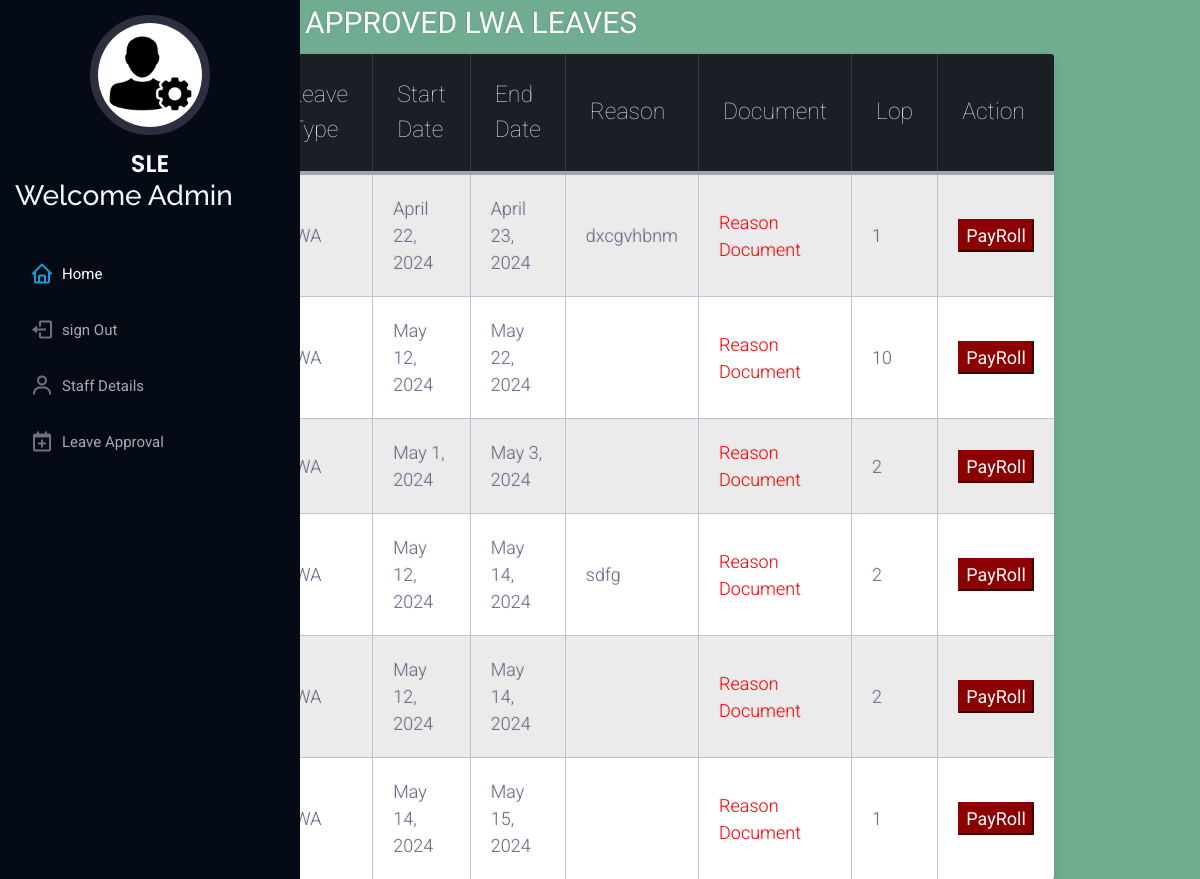
The app's page /AdminApp/lwa_approves with its own data.
### LeaveApp/models.py (models this page shows)
class leave_reg_lwa(models.Model):
    sn = models.CharField(max_length=25)
    st = models.CharField(max_length=25)
    lt = models.CharField(max_length=25)
    lop = models.IntegerField()
    md = models.FileField(upload_to='medical')
    start = models.DateField()
    end = models.DateField()
    rs = models.TextField()
    rd = models.IntegerField()
    approved = models.BooleanField(default=False)

### AdminApp/views.py (the view)
# urls.py: path('lwa_approves',views.lwa_approves),
def lwa_approves(request):
   app = leave_reg_lwa.objects.filter(approved=True)
   return render(request, 'lwa_approves.html', {'approved': app})

### Templates/lwa_approves.html (shortened to what this page needs)
{% load static %}
<!DOCTYPE html>
<html lang="en">
<head>
  <link href="{% static 'assets/vendor/aos/aos.css' %}" rel="stylesheet">
  <link href="{% static 'assets/vendor/bootstrap/css/bootstrap.min.css' %}" rel="stylesheet">
  <link href="{% static 'assets/vendor/bootstrap-icons/bootstrap-icons.css' %}" rel="stylesheet">
  <link href="{% static 'assets/vendor/boxicons/css/boxicons.min.css' %}" rel="stylesheet">
  <link href="{% static 'assets/vendor/glightbox/css/glightbox.min.css' %}" rel="stylesheet">
  <link href="{% static 'assets/vendor/swiper/swiper-bundle.min.css' %}" rel="stylesheet">
  <link href="{% static 'assets/css/style.css' %}" rel="stylesheet">
  <link rel="stylesheet"href="{% static 'assets/css/staff.css' %}">
</head>
<body style="background-color: rgb(112, 172, 143);">
  <header id="header">
    <div class="d-flex flex-column">
      <div class="profile">
        <img src="{% static 'assets/img/admin.webp' %}" alt="" class="img-fluid rounded-circle">
        <h1 class="text-light"><a href="index.html">SLE</a></h1>
        <h3 style="color:aliceblue;">Welcome Admin</h3>
      </div>
      <nav id="navbar" class="nav-menu navbar">
        <ul>
            <li><a href="/AdminApp/dashboard" class="nav-link scrollto active"><i class="bx bx-home"></i> <span>Home</span></a></li>
            <li><a href="/AdminApp/" class="nav-link scrollto"><i class="bx bx-log-out"></i><span>sign Out</span></a></li>
            <li><a href="/AdminApp/staff_details" class="nav-link scrollto"><i class="bx bx-user"></i></i><span>Staff Details</span></a></li>
            <li><a href="/AdminApp/leave-requests" class="nav-link scrollto"><i class="bx bx-calendar-plus"></i><span>Leave Approval</span></a></li>
        </ul>
      </nav>
    </div>
  </header>
<div class="table-title">
<h3>APPROVED LWA LEAVES</h3>
</div>
<table class="table-fill">
<thead>
<tr>
<th class="text-left">Staff Name</th>
<th class="text-left">Leave Type</th>
<th class="text-left">Start Date</th>
<th class="text-left">End Date</th>
<th class="text-left">Reason</th>
<th class="text-left">Document</th>
<th class="text-left">Lop</th>
<th class="text-left">Action</th>
</tr>
</thead>
<tbody class="table-hover">
{% for ls in approved %}
<tr>
<td class="text-left">{{ls.sn}}</td>
<td class="text-left">{{ls.lt}}</td>
<td class="text-left">{{ls.start}}</td>
<td class="text-left">{{ls.end}}</td>
<td class="text-left">{{ls.rs}}</td>
<td class="text-left"><a href="{{ls.md.url}}"style="color:red;">Reason Document</a></td>
<td class="text-left">{{ls.lop}}</td>
<td class="text-left"><button><a href="/AdminApp/lwa_payroll?idn={{ls.id}}">PayRoll</a></button></td>
</tr>
{% endfor %}
</tbody>
</table>
</body>

### Style/assets/css/style.css (style rules this page uses)
body { font-family: "Open Sans", sans-serif; color: #272829; }
a { color: #149ddd; text-decoration: none; }
h1, h2, h3, h4, h5, h6 { font-family: "Raleway", sans-serif; }
#header { position: fixed; top: 0; left: 0; bottom: 0; width: 300px; transition: all ease-in-out 0.5s; z-index: 9997; transition: all 0.5s; padding: 0 15px; background: #040b14; overflow-y: auto; }
#header .profile img { margin: 15px auto; display: block; width: 120px; border: 8px solid #2c2f3f; }
#header .profile h1 { font-size: 24px; margin: 0; padding: 0; font-weight: 600; -moz-text-align-last: center; text-align-last: center; font-family: "Poppins", sans-serif; }
#header .profile h1 a, #header .profile h1 a:hover { color: #fff; text-decoration: none; }
.nav-menu { padding: 30px 0 0 0; }
.nav-menu * { margin: 0; padding: 0; list-style: none; }
.nav-menu>ul>li { position: relative; white-space: nowrap; }
.nav-menu a, .nav-menu a:focus { display: flex; align-items: center; color: #a8a9b4; padding: 12px 15px; margin-bottom: 8px; transition: 0.3s; font-size: 15px; }
.nav-menu a i, .nav-menu a:focus i { font-size: 24px; padding-right: 8px; color: #6f7180; }
.nav-menu a:hover, .nav-menu .active, .nav-menu .active:focus, .nav-menu li:hover>a { text-decoration: none; color: #fff; }
.nav-menu a:hover i, .nav-menu .active i, .nav-menu .active:focus i, .nav-menu li:hover>a i { color: #149ddd; }

### Style/assets/css/staff.css (style rules this page uses)
body { background-color: #3e94ec; font-family: "Roboto", helvetica, arial, sans-serif; font-size: 16px; font-weight: 400; text-rendering: optimizeLegibility; }
div.table-title { display: block; margin: auto; max-width: 600px; padding:5px; width: 100%; }
.table-title h3 { color: #fafafa; font-size: 30px; font-weight: 400; font-style:normal; font-family: "Roboto", helvetica, arial, sans-serif; text-shadow: -1px -1px 1px rgba(0, 0, 0, 0.1); text-transform:uppercase; }
.table-fill { background: white; border-radius:3px; border-collapse: collapse; height: 320px; margin: auto; max-width: 600px; padding:5px; width: 100%; box-shadow: 0 5px 10px rgba(0, 0, 0, 0.1); animation: float 5s infinite; }
th { color:#D5DDE5;; background:#1b1e24; border-bottom:4px solid #9ea7af; border-right: 1px solid #343a45; font-size:23px; font-weight: 100; padding:24px; text-align:left; text-shadow: 0 1px 1px rgba(0, 0, 0, 0.1); vertical-align:middle; }
th:first-child { border-top-left-radius:3px; }
th:last-child { border-top-right-radius:3px; border-right:none; }
tr { border-top: 1px solid #C1C3D1; border-bottom: 1px solid #C1C3D1; color:#666B85; font-size:16px; font-weight:normal; text-shadow: 0 1px 1px rgba(256, 256, 256, 0.1); }
tr:first-child { border-top:none; }
tr:last-child { border-bottom:none; }
tr:nth-child(odd) td { background:#EBEBEB; }
tr:last-child td:first-child { border-bottom-left-radius:3px; }
tr:last-child td:last-child { border-bottom-right-radius:3px; }
td { background:#FFFFFF; padding:20px; text-align:left; vertical-align:middle; font-weight:300; font-size:18px; text-shadow: -1px -1px 1px rgba(0, 0, 0, 0.1); border-right: 1px solid #C1C3D1; }
td:last-child { border-right: 0px; }
th.text-left { text-align: left; }
td.text-left { text-align: left; }
button { background-color: darkred; border-color:darkred; }
a { text-decoration: none; color:#fafafa; }

### records on screen
leave_reg_lwa: lt "LWA", start "April 22, 2024", end "April 23, 2024", rs "dxcgvhbnm", lop "1"
leave_reg_lwa: lt "LWA", start "May 12, 2024", end "May 22, 2024", lop "10"
leave_reg_lwa: lt "LWA", start "May 1, 2024", end "May 3, 2024", lop "2"
leave_reg_lwa: lt "LWA", start "May 12, 2024", end "May 14, 2024", rs "sdfg", lop "2"
leave_reg_lwa: lt "LWA", start "May 12, 2024", end "May 14, 2024", lop "2"
leave_reg_lwa: lt "LWA", start "May 14, 2024", end "May 15, 2024", lop "1"
